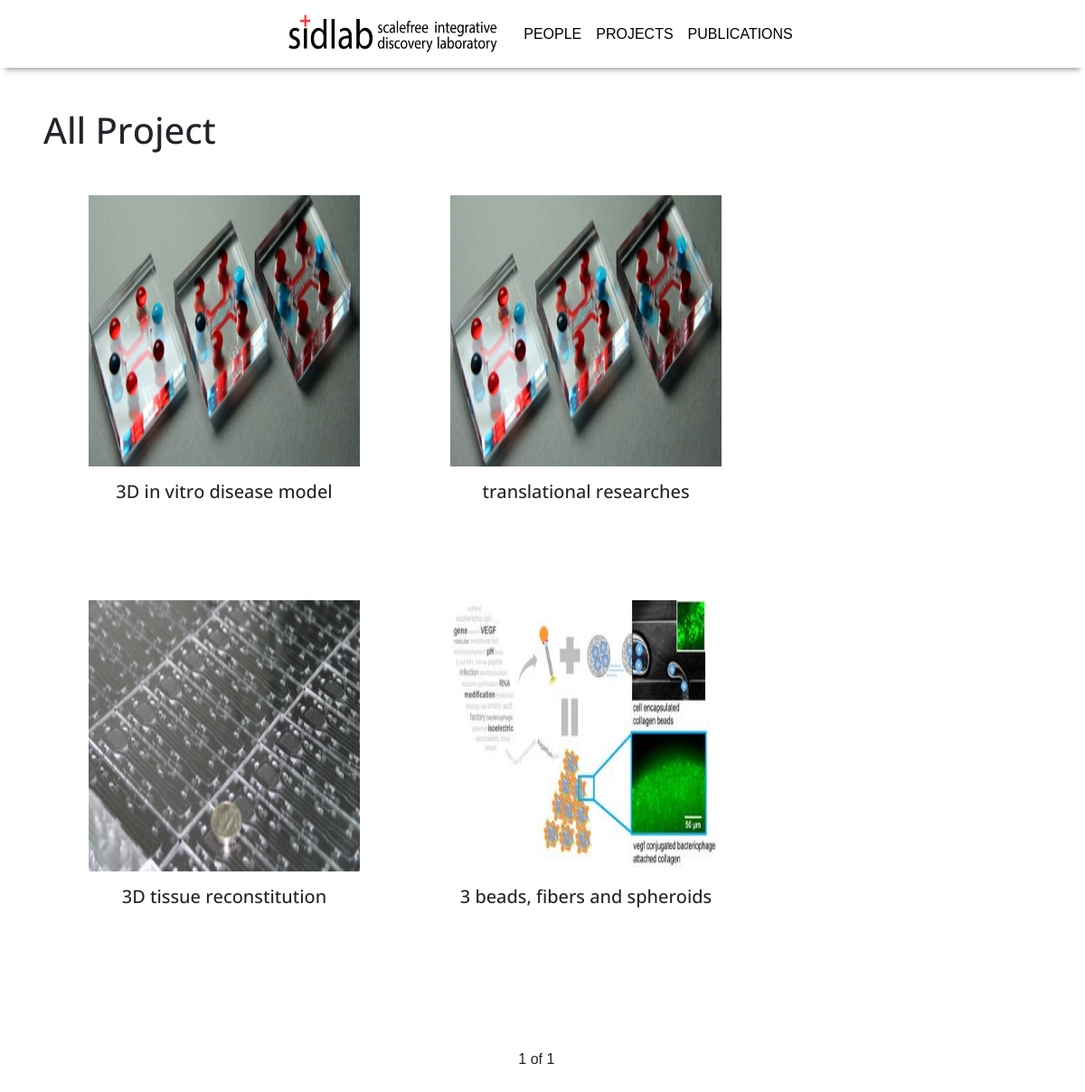
The app's page /projects with its own data.
### blog/models.py (models this page shows, shortened)
class Project(models.Model):
    project_name = models.CharField(max_length=200)
    project_text = models.TextField()
    photo = models.ImageField(blank=True)
    finished = models.BooleanField(null=True)
    created_date = models.DateTimeField(default=timezone.now)

### blog/views.py (the view)
# urls.py: path('projects', views.projects_all, name="projects_all"),
def projects_all(request):
    project = Project.objects.filter(created_date__lte=timezone.now())
    paginator = Paginator(project, 9)
    page = request.GET.get('page')
    projects = paginator.get_page(page)
    return render(request, 'blog/projects_all.html', { 'projects':projects })

### blog/templates/blog/projects_all.html (shortened to what this page needs)
{% extends "blog/index.html" %}
{% block content %}
<h1 class="mb-5 open">All Project</h1>
<div class="d-flex justify-content-center">
    <div class="project_container">
        {% for project in projects %}
            <div class="project_item mb-5">
                <a href="{% url 'projects_detail' pk=project.pk %}"><img src="{{ project.photo.url }}" height="300" width="300"></a>
                <h5 class="mt-3 open">{{ project.project_name }}</h5>
            </div>
        {% endfor %}
    </div>
</div>
<div class="d-flex justify-content-center mb-5 mt-5">
    <span>{{ projects.number }}</span>&nbsp;
    <span>of</span>&nbsp;
    <span>{{ projects.paginator.num_pages }}</span>&nbsp;&nbsp;&nbsp;
</div>
{% endblock %}

### static/blog.css (style rules this page uses)
.open { font-family: 'Open Sans', sans-serif; }
body { font-family: 'Noto Sans KR', sans-serif; background-color: #fff; margin-top: 3rem; }
.project_container { max-width: 1230px; display: flex; flex-flow: row wrap; }
.project_item { width: 400px; height: 400px; text-align: center; }

### records on screen
Project: photo (picture), project_name "3D in vitro disease model"
Project: photo (picture), project_name "translational researches"
Project: photo (picture), project_name "3D tissue reconstitution"
Project: photo (picture), project_name "3 beads, fibers and spheroids"

### other values on screen
{{ projects.number }} "1"
{{ projects.paginator.num_pages }} "1"
